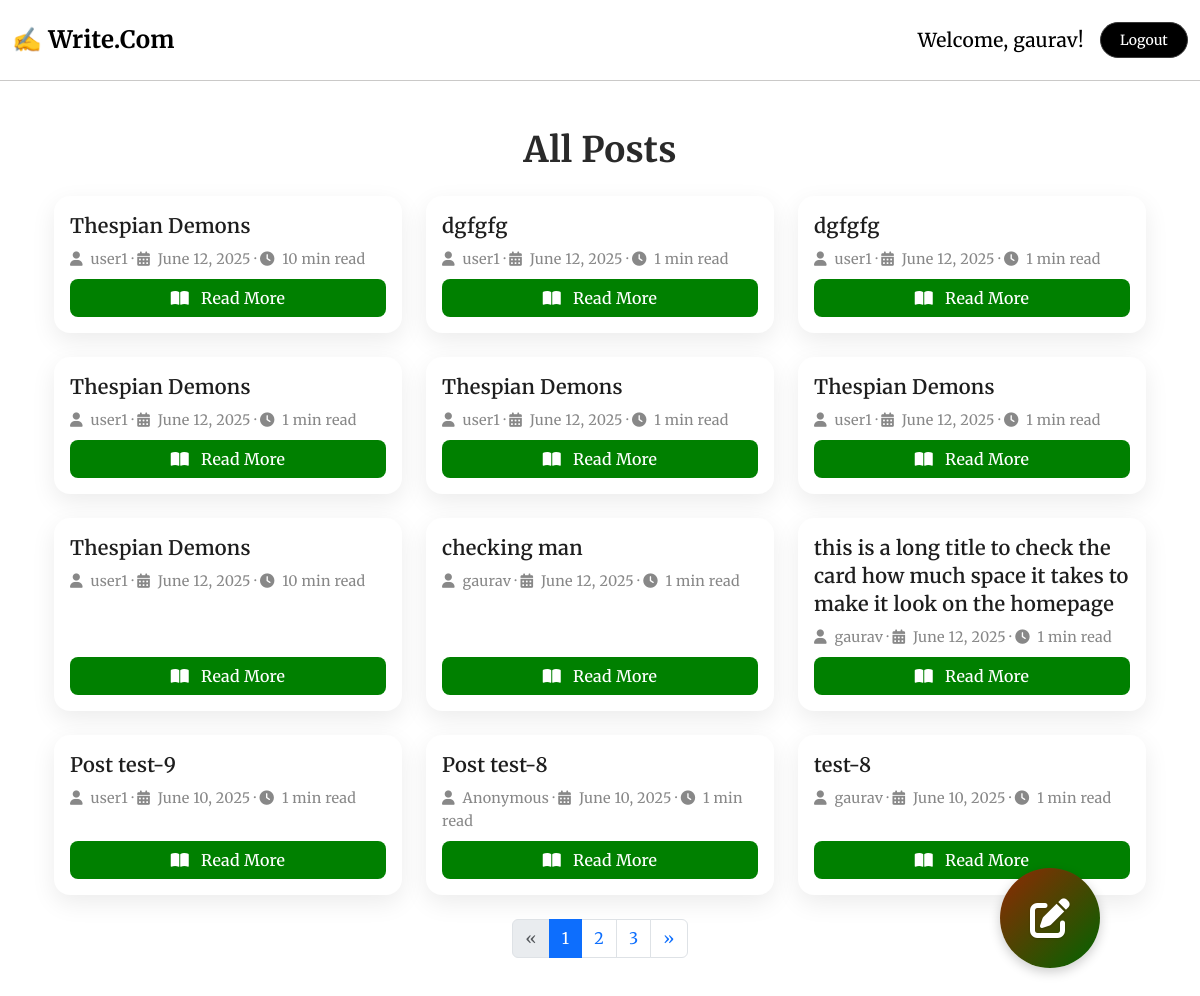
The app's page / (signed in) with its own data.
### blog/models.py (models this page shows, shortened)
class Post(models.Model):
    author=models.ForeignKey(User,on_delete=models.CASCADE)
    title=models.CharField(max_length=200)
    slug=models.SlugField(unique=True,blank=True)
    content=models.TextField()
    created_at=models.DateTimeField(auto_now_add=True)
    updated_at=models.DateTimeField(auto_now=True)
    tags=models.ManyToManyField(Tag,blank=True)
    content_html=models.TextField(blank=True)
    @property
    def read_time(self):
        word_count=len(strip_tags(self.content).split())
        minutes=math.ceil(word_count/200)
        return f"{minutes} min read"

### blog/views.py (the view)
# urls.py: path('',views.home,name='home'),
def home(request):
    posts=Post.objects.all().order_by('-created_at')
    paginator=Paginator(posts,12)
    page_number=request.GET.get('page')
    page_obj=paginator.get_page(page_number)
    return render(request,'blog/post_list.html',{'page_obj':page_obj})

### blog/templates/blog/post_list.html (shortened to what this page needs)
{% extends "blog/base.html" %}
{% block content %}
  <div class="container py-4">
  <h2 class="section-heading mb-4">All Posts</h2>
  <div class="row g-4">
    {% for post in page_obj %}
      <div class="col-md-6 col-lg-4">
        <div class="card post-card-modern h-100">
          <div class="card-body d-flex flex-column">
            <h5 class="card-title mb-2">
              <a href="{% url 'post_detail' slug=post.slug %}" class="text-decoration-none title-link">{{ post.title }}</a>
            </h5>
            <p class="card-meta small mb-2">
              <i class="fas fa-user me-1"></i> {{ post.author.username }} &middot;
              <i class="fas fa-calendar-alt me-1"></i> {{ post.created_at|date:"F j, Y" }} &middot;
              <i class="fas fa-clock me-1"></i> {{ post.read_time }}
            </p>
            <a href="{% url 'post_detail' slug=post.slug %}" class="btn btn-read mt-auto">
              <i class="fas fa-book-open me-2"></i> Read More
            </a>
          </div>
        </div>
      </div>
    {% endfor %}
  </div>
  {% if page_obj.has_other_pages %}
    <nav class="mt-4">
      <ul class="pagination justify-content-center">
        {% if page_obj.has_previous %}
          <li class="page-item">
            <a class="page-link" href="?page={{ page_obj.previous_page_number }}" aria-label="Previous">
              <span aria-hidden="true">&laquo;</span>
            </a>
          </li>
        {% else %}
          <li class="page-item disabled"><span class="page-link">&laquo;</span></li>
        {% endif %}
        {% for num in page_obj.paginator.page_range %}
          {% if page_obj.number == num %}
            <li class="page-item active"><span class="page-link">{{ num }}</span></li>
          {% elif num > page_obj.number|add:'-3' and num < page_obj.number|add:'3' %}
            <li class="page-item"><a class="page-link" href="?page={{ num }}">{{ num }}</a></li>
          {% endif %}
        {% endfor %}
        {% if page_obj.has_next %}
          <li class="page-item">
            <a class="page-link" href="?page={{ page_obj.next_page_number }}" aria-label="Next">
              <span aria-hidden="true">&raquo;</span>
            </a>
          </li>
        {% else %}
          <li class="page-item disabled"><span class="page-link">&raquo;</span></li>
        {% endif %}
      </ul>
    </nav>
  {% endif %}
</div>
<a href="{% url 'create_post' %}" class="create-btn" data-tooltip="Create a new post">
    <i class="fa-solid fa-pen-to-square"></i>
</a>
{% endblock %}

### blog/templates/blog/base.html (shortened to what this page needs)
<!DOCTYPE html>
<html lang="en">
<head>
    <link href="https://cdn.jsdelivr.net/npm/bootstrap@5.3.0/dist/css/bootstrap.min.css" rel="stylesheet">
    <link rel="stylesheet" href="https://cdnjs.cloudflare.com/ajax/libs/font-awesome/6.5.0/css/all.min.css">
</head>
<body>
<nav class="navbar navbar-expand-lg modern-navbar py-3">
  <div class="container-fluid">
    <a class="navbar-brand fw-bold" href="/" style="font-size: 1.5rem;">
      ✍️ Write.Com
    </a>
    <div class="ms-auto d-flex align-items-center gap-2">
      {% if user.is_authenticated %}
        <span class="me-2 user-greeting">
          Welcome, {{ user.username }}!
        </span>
        <form action="{% url 'custom_logout' %}" method="post" style="display:inline;">
          <button type="submit" class="btn modern-btn btn-sm">
            Logout
          </button>
        </form>
      {% else %}
        <a href="{% url 'custom_login' %}" class="btn modern-btn btn-sm">Login</a>
        <a href="{% url 'custom_register' %}" class="btn modern-btn btn-sm">Sign Up</a>
      {% endif %}
    </div>
  </div>
</nav>
<hr class="mt-0">
<div class="container mt-4">
    {% block content %}
    {% endblock %}
</div>
</body>
</html>

### blog/templates/blog/base.html (style rules this page uses)
body { background-color: #ffffff; color: #2e2a26; font-family: 'Merriweather', 'Segoe UI', sans-serif; line-height: 1.6; font-size: 16px; letter-spacing: 0.25px; -webkit-font-smoothing: antialiased; }
.modern-navbar { background: #ffffff; font-family: 'Merriweather', 'Segoe UI', sans-serif; transition: background-color 0.3s ease; }
.modern-navbar .navbar-brand { color: #000000; font-weight: 700; text-decoration: none; transition: color 0.3s ease; }
.modern-navbar .user-greeting { font-size: 1.2rem; font-weight: 500; color: #000000; }
.modern-btn { background-color:rgb(0, 0, 0); border: 1px solid #383838; color: #ffffff; padding: 0.4rem 1.2rem; border-radius: 20px; font-weight: 500; transition: all 0.25s ease-in-out; font-family: 'Merriweather', 'Segoe UI', sans-serif; }

### blog/templates/blog/post_list.html (style rules this page uses)
.create-btn { position: fixed; bottom: 30px; right: 100px; width: 100px; height: 100px; background-color: #7f674d; color: white; border-radius: 50%; border:none; font-size: 24px; display: flex; align-items: center; justify-content: center; z-index: 1000; box-shadow: 0 4px 12px rgba(0, 0, 0, 0.2); transition: transform 0.3s ease, box-shadow 0.3s ease; text-decoration: none; cursor: pointer; background: linear-gradient(135deg, #8f2904, darkgreen); animation: floatPulse 2s ease-in-out infinite; }
.create-btn::after { content: attr(data-tooltip); position: absolute; bottom: 100%; right: 50%; transform: translateX(50%); background: #2c2c2c; color: #fffbe6; padding: 6px 10px; border-radius: 8px; white-space: nowrap; font-size: 1rem; font-family: 'Merriweather', sans-serif; font-weight:500; opacity: 0; pointer-events: none; transition: all 0.2s ease-in-out; box-shadow: 0 2px 6px rgba(0,0,0,0.2); }
.create-btn i { font-size: 40px; color: white; transition: transform 0.3s ease, color 0.3s ease; text-shadow: 0 1px 2px rgba(0, 0, 0, 0.2); animation: shimmer 3s infinite ease-in-out; justify-content: center; }
.section-heading { font-size: 2.2rem; font-weight: 700; color: #2a2a2a; text-align: center; font-family: 'Merriweather', 'Segoe UI', sans-serif; }
.post-card-modern { border: none; border-radius: 1rem; background: #ffffff; box-shadow: 0 8px 24px rgba(0, 0, 0, 0.08); transition: transform 0.3s ease, box-shadow 0.3s ease; }
.post-card-modern .card-title { font-size: 1.25rem; font-weight: 600; color: #222; line-height: 1.4; }
.title-link { color: #1e1e1e; transition: color 0.2s ease; }
.card-meta { color: #888; font-size: 0.9rem; }
.btn-read { background-color: green; color: #fff; border-radius: 8px; font-weight: 500; transition: background-color 0.3s ease; }

### records on screen
Post: title "Thespian Demons", author.username "user1", created_at "June 12, 2025", read_time "10 min read"
Post: title "dgfgfg", author.username "user1", created_at "June 12, 2025", read_time "1 min read"
Post: title "dgfgfg", author.username "user1", created_at "June 12, 2025", read_time "1 min read"
Post: title "Thespian Demons", author.username "user1", created_at "June 12, 2025", read_time "1 min read"
Post: title "Thespian Demons", author.username "user1", created_at "June 12, 2025", read_time "1 min read"
Post: title "Thespian Demons", author.username "user1", created_at "June 12, 2025", read_time "1 min read"
Post: title "Thespian Demons", author.username "user1", created_at "June 12, 2025", read_time "10 min read"
Post: title "checking man", author.username "gaurav", created_at "June 12, 2025", read_time "1 min read"
Post: title "this is a long title to check the card how much space it takes to make it look on the homepage", author.username "gaurav", created_at "June 12, 2025", read_time "1 min read"
Post: title "Post test-9", author.username "user1", created_at "June 10, 2025", read_time "1 min read"
Post: title "Post test-8", author.username "Anonymous", created_at "June 10, 2025", read_time "1 min read"
Post: title "test-8", author.username "gaurav", created_at "June 10, 2025", read_time "1 min read"

### other values on screen
{{ user.username }} "gaurav"
{{ num }} "1"
{{ num }} "2" "3"
